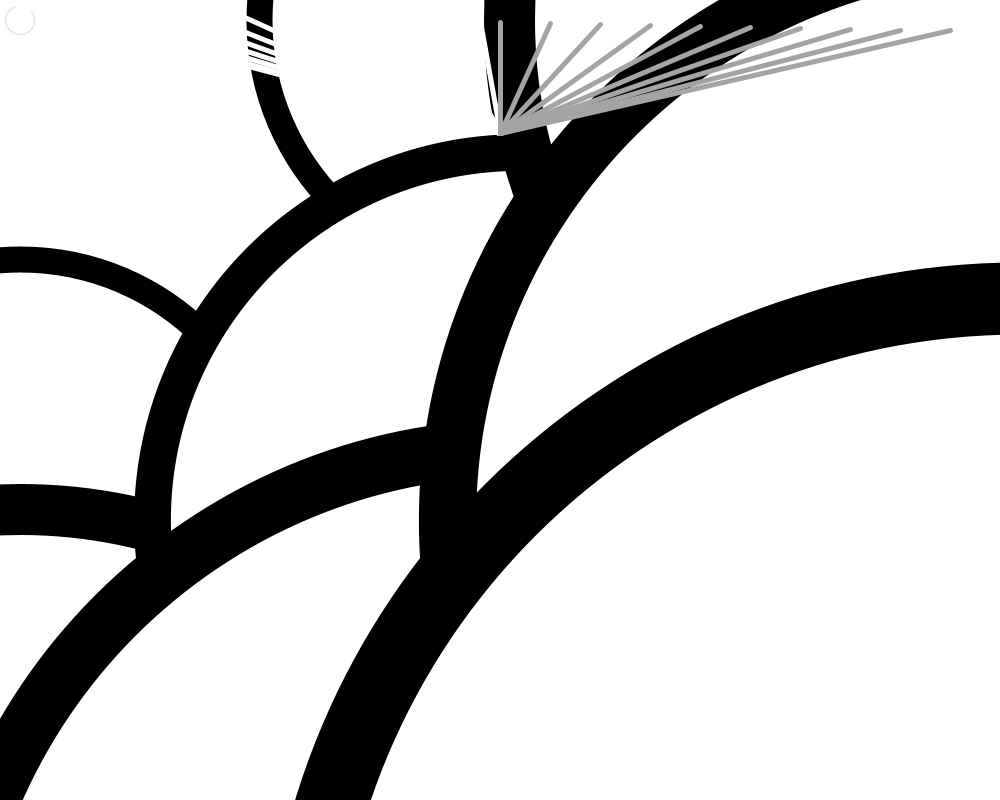
Frame 1 (no input)
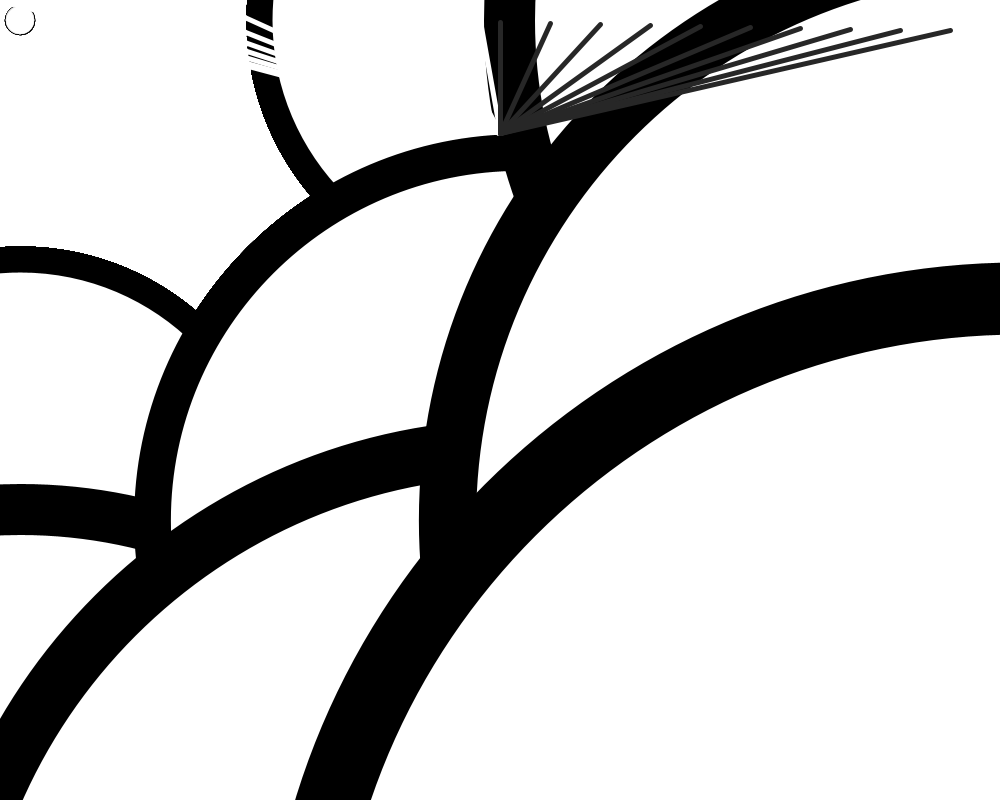
Frame 60 (the mouse pressed at the canvas centre just before this capture)
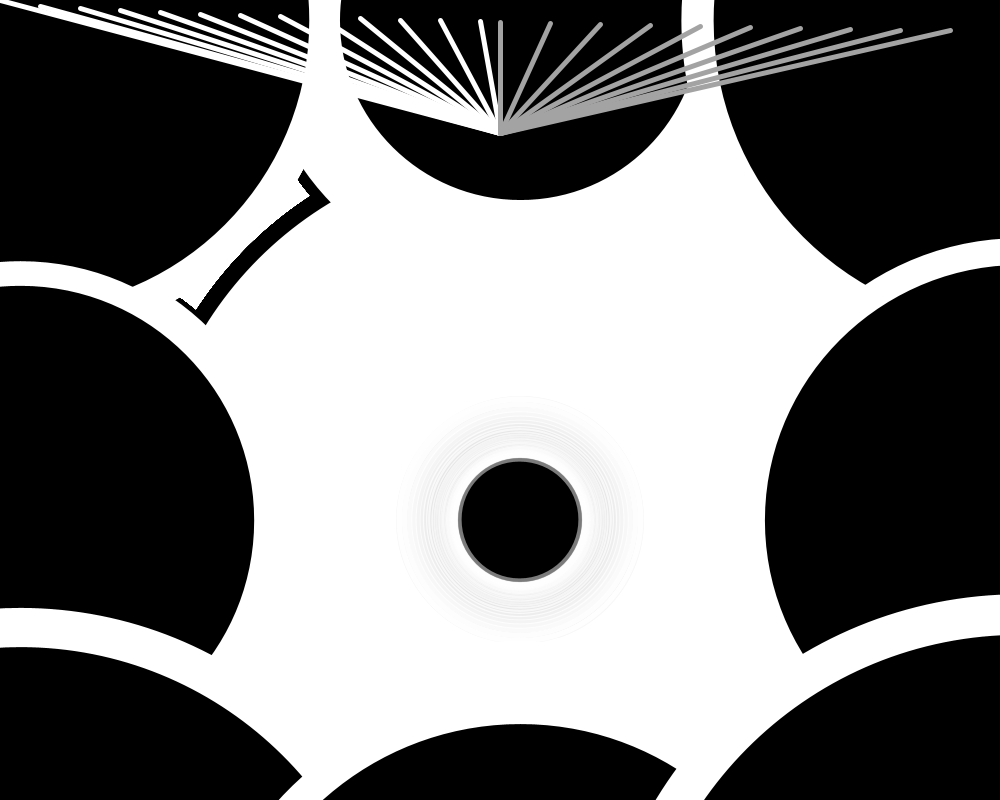
Frame 120 (the mouse held since frame 60 and released just before this capture)

The Processing sketch that drew these frames (run headless with seeded random() and noise(); from frame 60 on, the mouse is pressed at the canvas centre):

// Processing sketch: processing_63426
// ── processing_63426.pde


int st;
float x = 0.0;
float y = 0.0;
float easing = .01;
int spacing = 500;
int fl=255;
float theta; 

void setup() {
  smooth();
  size(1000,800);
  background(255);
}
void draw() {

  fill(fl);
  for(int i=20;i<width+500;i+=spacing) {
    for(int j=20;j<height+500;j+=spacing) {   
      
      float targetX = mouseX;
      float targetY = mouseY;
      x += (targetX-x)*easing;
      y += (targetY-y)*easing;
      float mouseDist = dist(x,y,i,j);
      stroke(0,0,0,mouseDist);
      if (mousePressed==true){fill(0);stroke(255,255,255,mouseDist);}
               
      strokeWeight(mouseDist/20);
      delay(0);

      ellipse(i,j,mouseDist,mouseDist);   
      
    }
  }    
  for(int i=0;i<width/2;i+=40) {
    strokeWeight(5);
    stroke(255);
    line(i,sqrt(i),width/2,height/6);
  }
  stroke(random(0,255));
  strokeWeight(5);
  for(int i=width/2;i<width;i+=50) {
    line(i,sqrt(i),width/2,height/6);
  }

}         

   
//void mouseClicked() {
//  if (fl==255)fl=0;
//} 
    // Whenever we get back here, we "pop" in order to restore the previous matrix state
    
//    // Repeat the same thing, only branch off to the "left" this time!
//    pushMatrix();
//    rotate(-theta);
//    ellipse(0, 0, 0, -h);
//    translate(0, -h);
//    branch(h);
//    popMatrix();
